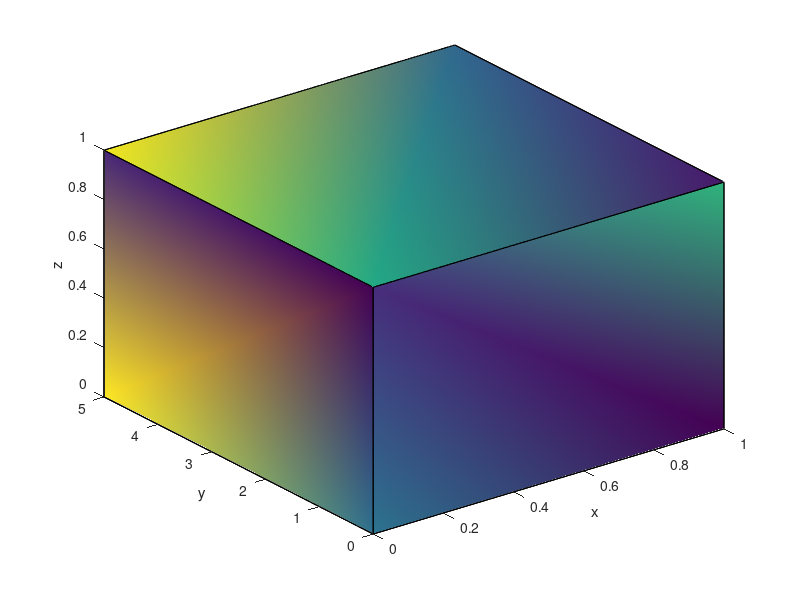

Write the MATLAB code that produced this figure.
% Vertices Faces FaceVertexCData FaceColor XData
clear;clc;
k=input('Please input : ');
x=  [0 1 1 0;1 1 1 1;1 0 0 1;0 0 0 0;1 0 0 1;0 1 1 0]';
y=k*[0 0 0 0;0 1 1 0;1 1 1 1;1 0 0 1;0 0 1 1;0 0 1 1]';
z=  [0 0 1 1;0 0 1 1;0 0 1 1;0 0 1 1;0 0 0 0;1 1 1 1]';
tcolor=rand(size(x,1),size(x,2));
patch(x,y,z,tcolor,'FaceColor','interp');
xlabel('x');ylabel('y');zlabel('z');
view(-37.5,35);
